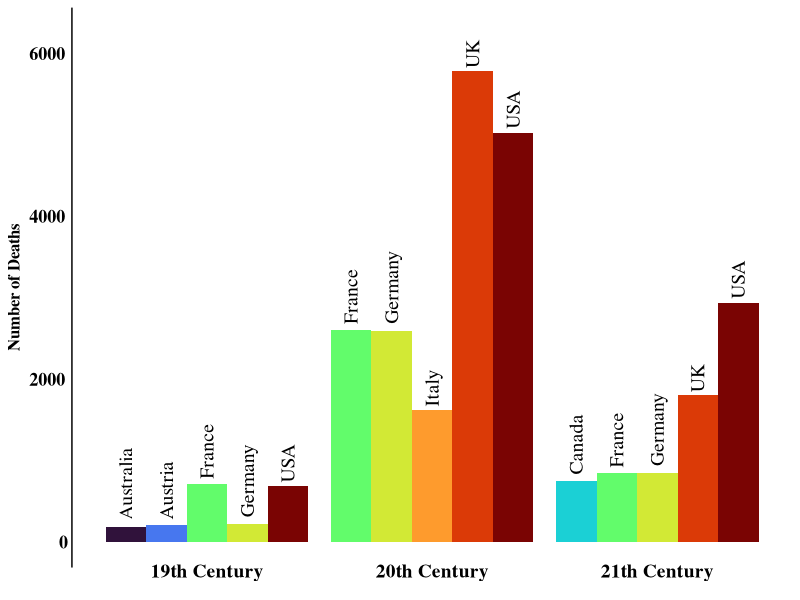

Reproduce this figure in R.
### Script Plotting the Bar Plot ###

library(tidyverse)

#Load in data
data <- read_csv('Results/deathcount.csv')
pivoted_df <- pivot_wider(data, names_from = century, values_from = deathcount)

#Selecting for the top 5 deathcount countries per century
df19 <- select(pivoted_df, region, `19`) |> arrange(desc(`19`)) |> slice_head(n = 5)
df20 <- select(pivoted_df, region, `20`) |> arrange(desc(`20`)) |> slice_head(n = 5)
df21 <- select(pivoted_df, region, `21`) |> arrange(desc(`21`)) |> slice_head(n = 5)
#Binding the dfs back into a single table
df19 <- rename(df19, deathcount = `19`) |> mutate(century = '19th Century')
df20 <- rename(df20, deathcount = `20`) |> mutate(century = '20th Century')
df21 <- rename(df21, deathcount = `21`) |> mutate(century = '21th Century')
deathcount_df <- bind_rows(df19, df20, df21)

#Plotting
barplot <- ggplot(data = deathcount_df) +
    aes(x = century, y = deathcount, fill = region) +
    labs(x = NULL, y = 'Number of Deaths', fill = NULL) +
    expand_limits(y=0:6250) +
    geom_col(stat = 'identity', position = 'dodge') +
    geom_text(aes(label = region), position = position_dodge(width = 0.9),
      angle = 90, vjust = 0.5, hjust = -0.1, size = 5, family = 'serif') +
    scale_fill_viridis_d(option = 'turbo') +
    theme_minimal() +  
    theme(legend.position = 'none',
      text = element_text(family = 'serif'),
      axis.text.y = element_text(face = 'bold', color = 'black', size = 13, hjust = 1.1),
      axis.line.y.left = element_line(color = 'black', linewidth = 0.5, linetype = 'solid'),
      axis.text.x = element_text(face = 'bold', color = 'black', size = 14, vjust = 3),
      axis.title.y = element_text(face = 'bold', color = 'black', size = 12, margin = margin(r = 2)),
      panel.grid.major = element_blank(),
      panel.grid.minor = element_blank())
ggsave('Results/top_5_century.pdf', plot = barplot, width = 15, height = 10, units = 'cm')